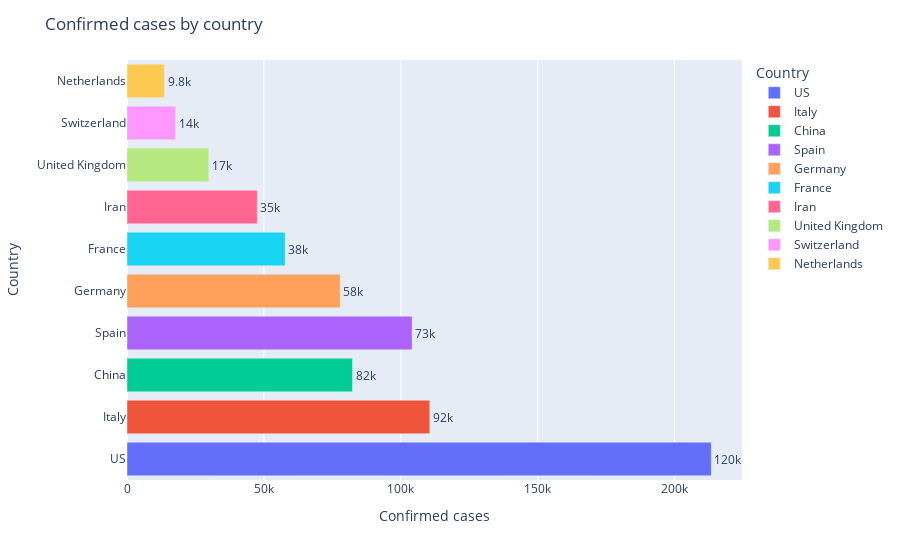

Source (notebook cell):
### Code cell
#barplot to view the top 10 countries
import plotly.express as px
fig_c = px.bar(covid_10, x="4/1/20", y=covid_10.index, color= covid_10.index, orientation='h',text='3/28/20')
fig_c.update_layout(
    title="Confirmed cases by country",
    xaxis_title="Confirmed cases",
    yaxis_title="Country",
legend_title="Country")
fig_c.update_traces(texttemplate='%{text:.2s}', textposition='outside')
fig_c.show()

### Figure 1 — Plotly figure (JSON) as saved in the notebook; plotly's stock layout.template omitted (floating-point values rounded to 4 significant figures)
{"data": [{"alignmentgroup": "True", "hoverlabel": {"namelength": 0}, "hovertemplate": "color=US<br>4/1/20=%{x}<br>y=%{y}<br>3/28/20=%{text}", "legendgroup": "US", "marker": {"color": "#636efa"}, "name": "US", "offsetgroup": "US", "orientation": "h", "showlegend": true, "text": [121478], "textposition": "outside", "texttemplate": "%{text:.2s}", "type": "bar", "x": [213372], "xaxis": "x", "y": ["US"], "yaxis": "y"}, {"alignmentgroup": "True", "hoverlabel": {"namelength": 0}, "hovertemplate": "color=Italy<br>4/1/20=%{x}<br>y=%{y}<br>3/28/20=%{text}", "legendgroup": "Italy", "marker": {"color": "#EF553B"}, "name": "Italy", "offsetgroup": "Italy", "orientation": "h", "showlegend": true, "text": [92472], "textposition": "outside", "texttemplate": "%{text:.2s}", "type": "bar", "x": [110574], "xaxis": "x", "y": ["Italy"], "yaxis": "y"}, {"alignmentgroup": "True", "hoverlabel": {"namelength": 0}, "hovertemplate": "color=China<br>4/1/20=%{x}<br>y=%{y}<br>3/28/20=%{text}", "legendgroup": "China", "marker": {"color": "#00cc96"}, "name": "China", "offsetgroup": "China", "orientation": "h", "showlegend": true, "text": [81999], "textposition": "outside", "texttemplate": "%{text:.2s}", "type": "bar", "x": [82361], "xaxis": "x", "y": ["China"], "yaxis": "y"}, {"alignmentgroup": "True", "hoverlabel": {"namelength": 0}, "hovertemplate": "color=Spain<br>4/1/20=%{x}<br>y=%{y}<br>3/28/20=%{text}", "legendgroup": "Spain", "marker": {"color": "#ab63fa"}, "name": "Spain", "offsetgroup": "Spain", "orientation": "h", "showlegend": true, "text": [73235], "textposition": "outside", "texttemplate": "%{text:.2s}", "type": "bar", "x": [104118], "xaxis": "x", "y": ["Spain"], "yaxis": "y"}, {"alignmentgroup": "True", "hoverlabel": {"namelength": 0}, "hovertemplate": "color=Germany<br>4/1/20=%{x}<br>y=%{y}<br>3/28/20=%{text}", "legendgroup": "Germany", "marker": {"color": "#FFA15A"}, "name": "Germany", "offsetgroup": "Germany", "orientation": "h", "showlegend": true, "text": [57695], "textposition": "outside", "texttemplate": "%{text:.2s}", "type": "bar", "x": [77872], "xaxis": "x", "y": ["Germany"], "yaxis": "y"}, {"alignmentgroup": "True", "hoverlabel": {"namelength": 0}, "hovertemplate": "color=France<br>4/1/20=%{x}<br>y=%{y}<br>3/28/20=%{text}", "legendgroup": "France", "marker": {"color": "#19d3f3"}, "name": "France", "offsetgroup": "France", "orientation": "h", "showlegend": true, "text": [38105], "textposition": "outside", "texttemplate": "%{text:.2s}", "type": "bar", "x": [57749], "xaxis": "x", "y": ["France"], "yaxis": "y"}, {"alignmentgroup": "True", "hoverlabel": {"namelength": 0}, "hovertemplate": "color=Iran<br>4/1/20=%{x}<br>y=%{y}<br>3/28/20=%{text}", "legendgroup": "Iran", "marker": {"color": "#FF6692"}, "name": "Iran", "offsetgroup": "Iran", "orientation": "h", "showlegend": true, "text": [35408], "textposition": "outside", "texttemplate": "%{text:.2s}", "type": "bar", "x": [47593], "xaxis": "x", "y": ["Iran"], "yaxis": "y"}, {"alignmentgroup": "True", "hoverlabel": {"namelength": 0}, "hovertemplate": "color=United Kingdom<br>4/1/20=%{x}<br>y=%{y}<br>3/28/20=%{text}", "legendgroup": "United Kingdom", "marker": {"color": "#B6E880"}, "name": "United Kingdom", "offsetgroup": "United Kingdom", "orientation": "h", "showlegend": true, "text": [17312], "textposition": "outside", "texttemplate": "%{text:.2s}", "type": "bar", "x": [29865], "xaxis": "x", "y": ["United Kingdom"], "yaxis": "y"}, {"alignmentgroup": "True", "hoverlabel": {"namelength": 0}, "hovertemplate": "color=Switzerland<br>4/1/20=%{x}<br>y=%{y}<br>3/28/20=%{text}", "legendgroup": "Switzerland", "marker": {"color": "#FF97FF"}, "name": "Switzerland", "offsetgroup": "Switzerland", "orientation": "h", "showlegend": true, "text": [14076], "textposition": "outside", "texttemplate": "%{text:.2s}", "type": "bar", "x": [17768], "xaxis": "x", "y": ["Switzerland"], "yaxis": "y"}, {"alignmentgroup": "True", "hoverlabel": {"namelength": 0}, "hovertemplate": "color=Netherlands<br>4/1/20=%{x}<br>y=%{y}<br>3/28/20=%{text}", "legendgroup": "Netherlands", "marker": {"color": "#FECB52"}, "name": "Netherlands", "offsetgroup": "Netherlands", "orientation": "h", "showlegend": true, "text": [9819], "textposition": "outside", "texttemplate": "%{text:.2s}", "type": "bar", "x": [13696], "xaxis": "x", "y": ["Netherlands"], "yaxis": "y"}], "layout": {"barmode": "relative", "legend": {"title": {"text": "Country"}, "tracegroupgap": 0}, "margin": {"t": 60}, "title": {"text": "Confirmed cases by country"}, "xaxis": {"anchor": "y", "domain": [0, 1], "title": {"text": "Confirmed cases"}}, "yaxis": {"anchor": "x", "domain": [0, 1], "title": {"text": "Country"}}}}
